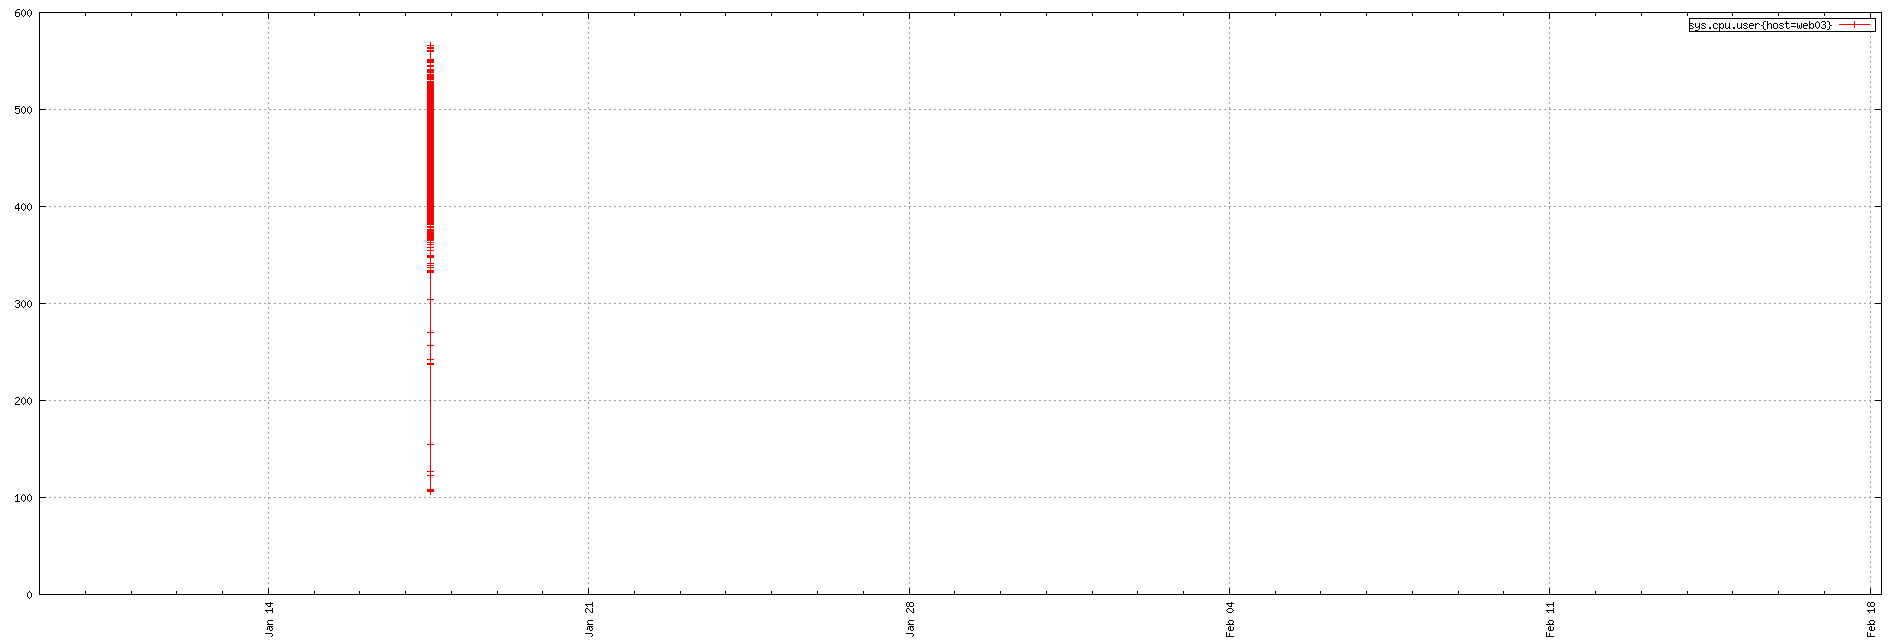

Write the gnuplot code that produced this figure.
set term png small size 1900,644
set xdata time
set timefmt "%s"
if (GPVAL_VERSION < 4.6) set xtics rotate; else set xtics rotate right
set output "${TMPDIR-'tmp'}/tsd/24a08fee.png"
set xrange ["1673222400":"1676699918"]
set format x "%b %d"
set grid
set style data linespoint
set key right box
set yrange [0:]
plot  "${TMPDIR-'tmp'}/tsd/24a08fee_0.dat" using 1:2 title "sys.cpu.user{host=web03}"
